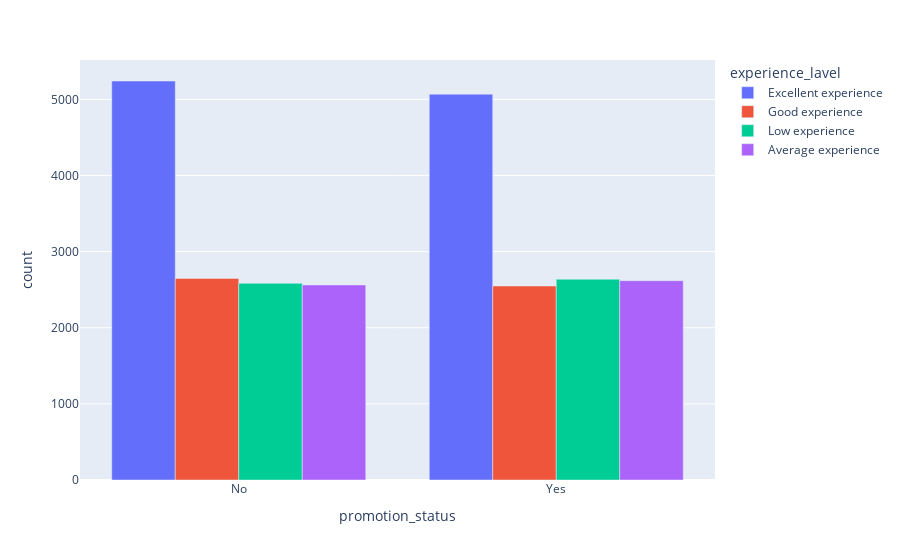

The notebook cell this image was saved under:
### Code cell
fig = px.bar(
    pormotions_vs,
    x='promotion_status',
    y ='count',
    color='experience_lavel',
    barmode='group'
)
fig.show()

### Figure 1 — Plotly figure (JSON) as saved in the notebook; plotly's stock layout.template omitted (floating-point values rounded to 4 significant figures)
{"data": [{"alignmentgroup": "True", "hovertemplate": "experience_lavel=Excellent experience<br>promotion_status=%{x}<br>count=%{y}<extra></extra>", "legendgroup": "Excellent experience", "marker": {"color": "#636efa", "pattern": {"shape": ""}}, "name": "Excellent experience", "offsetgroup": "Excellent experience", "orientation": "v", "showlegend": true, "textposition": "auto", "type": "bar", "x": ["No", "Yes"], "xaxis": "x", "y": [5241, 5068], "yaxis": "y"}, {"alignmentgroup": "True", "hovertemplate": "experience_lavel=Good experience<br>promotion_status=%{x}<br>count=%{y}<extra></extra>", "legendgroup": "Good experience", "marker": {"color": "#EF553B", "pattern": {"shape": ""}}, "name": "Good experience", "offsetgroup": "Good experience", "orientation": "v", "showlegend": true, "textposition": "auto", "type": "bar", "x": ["No", "Yes"], "xaxis": "x", "y": [2648, 2548], "yaxis": "y"}, {"alignmentgroup": "True", "hovertemplate": "experience_lavel=Low experience<br>promotion_status=%{x}<br>count=%{y}<extra></extra>", "legendgroup": "Low experience", "marker": {"color": "#00cc96", "pattern": {"shape": ""}}, "name": "Low experience", "offsetgroup": "Low experience", "orientation": "v", "showlegend": true, "textposition": "auto", "type": "bar", "x": ["No", "Yes"], "xaxis": "x", "y": [2583, 2637], "yaxis": "y"}, {"alignmentgroup": "True", "hovertemplate": "experience_lavel=Average experience<br>promotion_status=%{x}<br>count=%{y}<extra></extra>", "legendgroup": "Average experience", "marker": {"color": "#ab63fa", "pattern": {"shape": ""}}, "name": "Average experience", "offsetgroup": "Average experience", "orientation": "v", "showlegend": true, "textposition": "auto", "type": "bar", "x": ["No", "Yes"], "xaxis": "x", "y": [2562, 2618], "yaxis": "y"}], "layout": {"barmode": "group", "legend": {"title": {"text": "experience_lavel"}, "tracegroupgap": 0}, "margin": {"t": 60}, "xaxis": {"anchor": "y", "domain": [0, 1], "title": {"text": "promotion_status"}}, "yaxis": {"anchor": "x", "domain": [0, 1], "title": {"text": "count"}}}}
